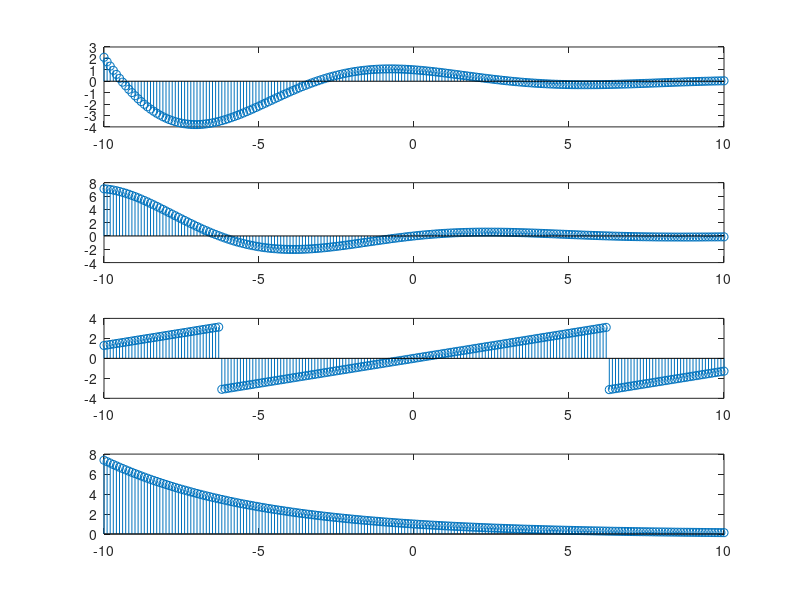

MATLAB code for this plot:
n=-10:1/10:10;
k=1;
s= k*exp((-0.2+i*0.5)*n);
y=k*s;

subplot(4,1,1)
stem(n,real(y));

subplot(4,1,2)
stem(n,imag(y));

subplot(4,1,3)
stem(n,angle(y))

subplot(4,1,4)
stem(n,abs(y))